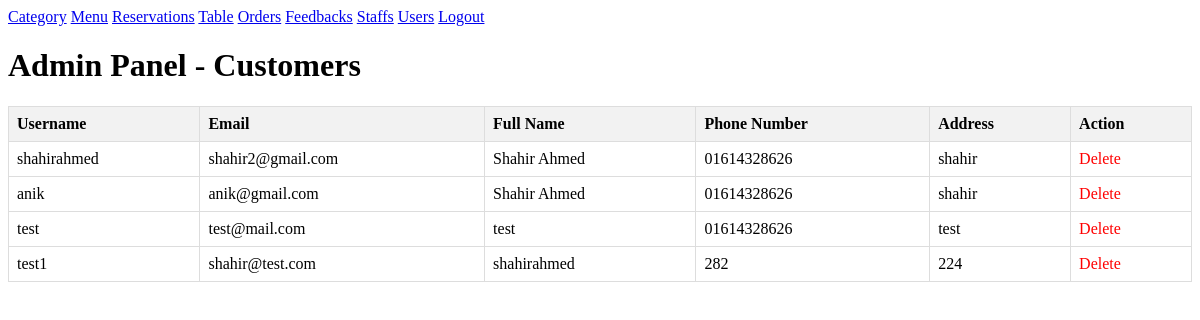
The page /view_customer.php on the database its author committed.
### tables this page shows
CREATE TABLE `Customers` (
  `customer_id` int(11) NOT NULL,
  `username` varchar(50) DEFAULT NULL,
  `password` varchar(100) DEFAULT NULL,
  `email` varchar(100) DEFAULT NULL,
  `full_name` varchar(100) DEFAULT NULL,
  `phone_number` varchar(20) DEFAULT NULL,
  `address` text DEFAULT NULL
);

### view_customer.php (the view, shortened to what this page needs)
<!DOCTYPE html>
<html lang="en">
<head>
</head>
<div class="sidebar">
    <a href="create_category.php">Category</a>
        <a href="add_menu_item.php">Menu</a>
        <a href="view_reservations.php">Reservations</a>
        <a href="view_tables.php">Table</a>
        <a href="view_orders.php">Orders</a>
        <a href="view_feedback.php">Feedbacks</a>
        <a href="view_staffs.php">Staffs</a>
        <a href="view_customer.php">Users</a>
        <a href="logout.php" class="logout">Logout</a>
    </div>
<body>
    <h1>Admin Panel - Customers</h1>
    <table>
        <tr>
            <th>Username</th>
            <th>Email</th>
            <th>Full Name</th>
            <th>Phone Number</th>
            <th>Address</th>
            <th>Action</th>
        </tr>
        <?php
        $servername = "localhost";
        $username = "root";
        $password = "";
        $dbname = "updated";
        $conn = new mysqli($servername, $username, $password, $dbname);
        $sql = "SELECT * FROM Customers";
        $result = $conn->query($sql);
        if ($result->num_rows > 0) {
            while ($row = $result->fetch_assoc()) {
                echo "<tr>
                        <td>" . $row["username"] . "</td>
                        <td>" . $row["email"] . "</td>
                        <td>" . $row["full_name"] . "</td>
                        <td>" . $row["phone_number"] . "</td>
                        <td>" . $row["address"] . "</td>
                        <td><a href='delete_customer.php?username=" . $row["username"] . "'>Delete</a></td>
                      </tr>";
            }
        } else {
            echo "<tr><td colspan='6'>No customers found</td></tr>";
        }
        ?>
    </table>
</body>
</html>

### view_customer.php (style rules this page uses)
table { border-collapse: collapse; width: 100%; }
th, td { border: 1px solid #ddd; padding: 8px; text-align: left; }
th { background-color: #f2f2f2; }
td a { color: red; text-decoration: none; }

### rows shown on the page
customers: username "shahirahmed", email "shahir2@gmail.com", full_name "Shahir Ahmed", phone_number "01614328626", address "shahir"
customers: username "anik", email "anik@gmail.com", full_name "Shahir Ahmed", phone_number "01614328626", address "shahir"
customers: username "test", email "test@mail.com", full_name "test", phone_number "01614328626", address "test"
customers: username "test1", email "shahir@test.com", full_name "shahirahmed", phone_number "282", address "224"
